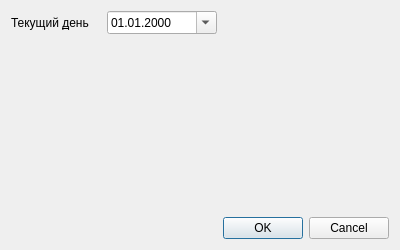
<?xml version="1.0" encoding="UTF-8"?>
<ui version="4.0">
 <class>ReportMovingRVCSetupDialog</class>
 <widget class="QDialog" name="ReportMovingRVCSetupDialog">
  <property name="geometry">
   <rect>
    <x>0</x>
    <y>0</y>
    <width>400</width>
    <height>250</height>
   </rect>
  </property>
  <property name="windowTitle">
   <string>Dialog</string>
  </property>
  <layout class="QGridLayout" name="gridLayout">
   <item row="1" column="0" colspan="3">
    <widget class="QLabel" name="lblEndDate">
     <property name="text">
      <string/>
     </property>
    </widget>
   </item>
   <item row="0" column="3">
    <widget class="CDateEdit" name="edtDate">
     <property name="sizePolicy">
      <sizepolicy hsizetype="MinimumExpanding" vsizetype="Fixed">
       <horstretch>0</horstretch>
       <verstretch>0</verstretch>
      </sizepolicy>
     </property>
     <property name="displayFormat">
      <string>dd.MM.yyyy</string>
     </property>
     <property name="calendarPopup">
      <bool>true</bool>
     </property>
    </widget>
   </item>
   <item row="0" column="4">
    <spacer name="horizontalSpacer">
     <property name="orientation">
      <enum>Qt::Horizontal</enum>
     </property>
     <property name="sizeHint" stdset="0">
      <size>
       <width>40</width>
       <height>20</height>
      </size>
     </property>
    </spacer>
   </item>
   <item row="0" column="0">
    <widget class="QLabel" name="lblBegDate">
     <property name="text">
      <string>Текущий &amp;день</string>
     </property>
     <property name="buddy">
      <cstring>edtDate</cstring>
     </property>
    </widget>
   </item>
   <item row="2" column="0">
    <spacer name="verticalSpacer">
     <property name="orientation">
      <enum>Qt::Vertical</enum>
     </property>
     <property name="sizeHint" stdset="0">
      <size>
       <width>20</width>
       <height>40</height>
      </size>
     </property>
    </spacer>
   </item>
   <item row="3" column="4">
    <widget class="QDialogButtonBox" name="buttonBox">
     <property name="orientation">
      <enum>Qt::Horizontal</enum>
     </property>
     <property name="standardButtons">
      <set>QDialogButtonBox::Cancel|QDialogButtonBox::Ok</set>
     </property>
    </widget>
   </item>
  </layout>
 </widget>
 <customwidgets>
  <customwidget>
   <class>CDateEdit</class>
   <extends>QDateEdit</extends>
   <header>library/DateEdit</header>
  </customwidget>
 </customwidgets>
 <resources/>
 <connections>
  <connection>
   <sender>buttonBox</sender>
   <signal>accepted()</signal>
   <receiver>ReportMovingRVCSetupDialog</receiver>
   <slot>accept()</slot>
   <hints>
    <hint type="sourcelabel">
     <x>248</x>
     <y>254</y>
    </hint>
    <hint type="destinationlabel">
     <x>157</x>
     <y>274</y>
    </hint>
   </hints>
  </connection>
  <connection>
   <sender>buttonBox</sender>
   <signal>rejected()</signal>
   <receiver>ReportMovingRVCSetupDialog</receiver>
   <slot>reject()</slot>
   <hints>
    <hint type="sourcelabel">
     <x>316</x>
     <y>260</y>
    </hint>
    <hint type="destinationlabel">
     <x>286</x>
     <y>274</y>
    </hint>
   </hints>
  </connection>
 </connections>
</ui>
